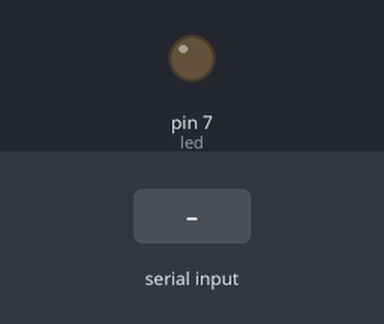
Recording of a sketch running on a simulated Arduino Uno, built with avr-gcc and run on an emulated ATmega328P. On the bench: output pins drawn as LEDs (lit = HIGH). The test bench sets the inputs (shaded band).

Above: at 1.2 s.
1.3 s: "l" received over Serial
At 2.3 s:
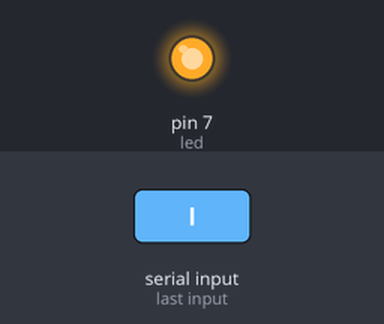
2.8 s: "d" received over Serial
At 3.5 s:
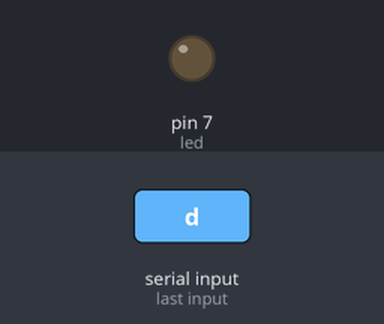
Timing chart, 0 to 5.8 s (numbered marks = the images above; inputs shaded):
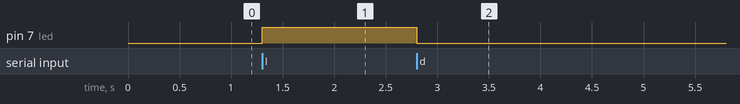

The sketch:

possible_slave.ino
```cpp
int led=7;
char leitura;

void setup(){
  Serial.begin(38400);
  pinMode(led,OUTPUT);
  digitalWrite(led,LOW);

}
void loop(){
  while(Serial.available()>0) {
   leitura=Serial.read();
   if(leitura=='l'){    //L
  digitalWrite(led,HIGH);
  }

   if(leitura=='d'){
     digitalWrite(led,LOW);
  }
  }
   }
```

Measured:
- after the input at 1.3 s, pin 7 (led): LOW → HIGH at once
- after the input at 2.8 s, pin 7 (led): HIGH → LOW at once
